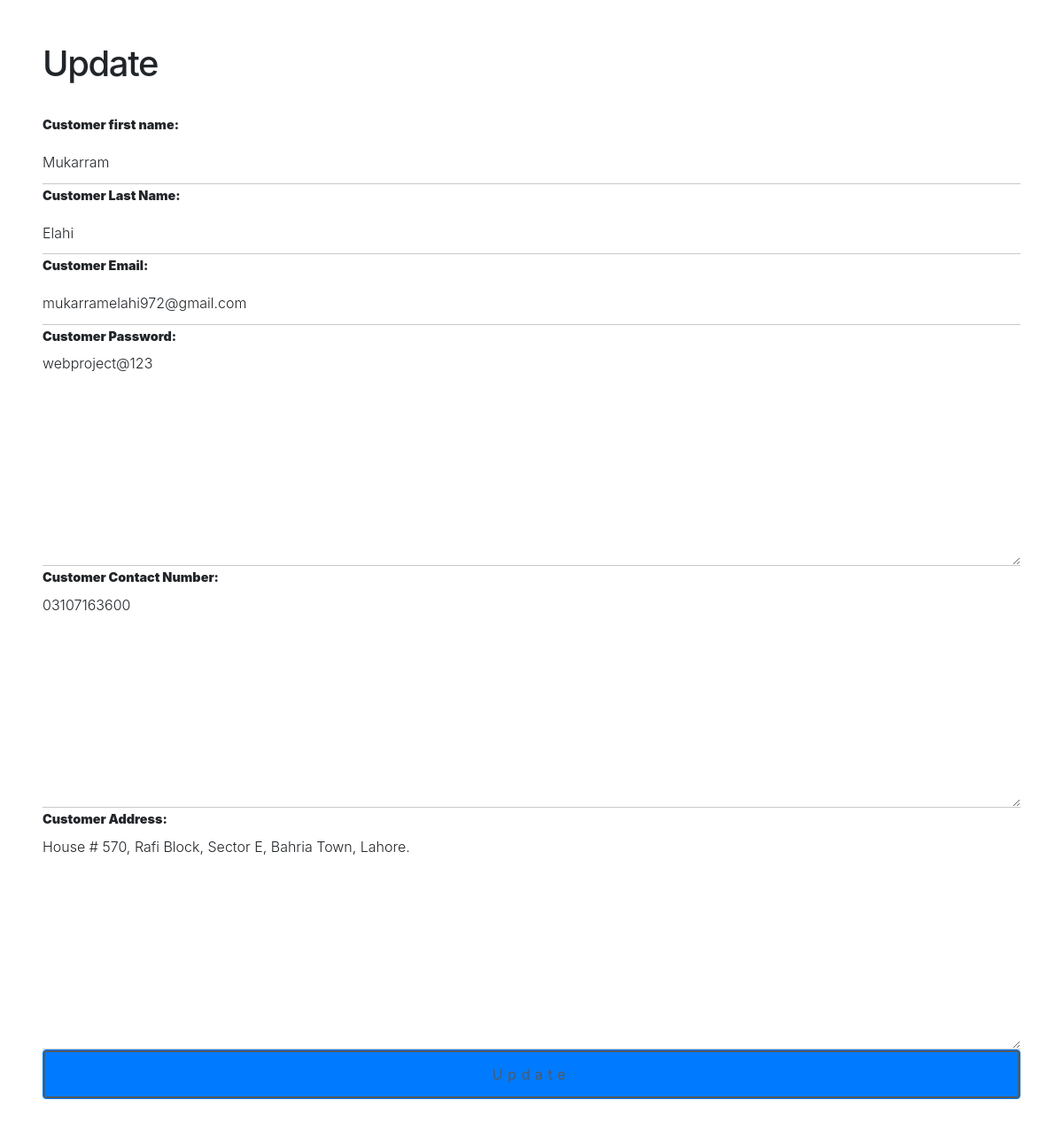
Page /CustomerUpdate/2 on the committed database.
### accounts/models.py (models this page shows, shortened)
class Customer(models.Model):
    Customer_first_name=models.CharField(max_length=50)
    Customer_Last_Name=models.CharField(max_length=50)
    Customer_Email=models.EmailField()
    Customer_Password=models.TextField(max_length=20)
    Customer_Contact_Number=models.TextField(max_length=15)
    Customer_Address=models.TextField(max_length=500, null= True)

### accounts/views.py (the view)
# urls.py: path('CustomerUpdate/<str:pk>', views.CustomerUpdate, name=("CustomerUpdate")),
def CustomerUpdate(request, pk):
    order=  Customer.objects.get(id=pk)
    form= CustomerUpdateForm(instance=order)
    if request.method == 'POST':
        form= CustomerUpdateForm(request.POST, instance= order)
        if form.is_valid:
            form.save()
            return redirect('/CustomerInfo/')
    context= {'form': form}
    return render(request, 'accounts/CustomerUpdate.html',context)

### accounts/forms.py
class CustomerUpdateForm(ModelForm):
    class Meta:
        model = Customer
        fields = '__all__'

### accounts/templates/accounts/CustomerUpdate.html (shortened to what this page needs)
{% load static %}
<!doctype html>
<html lang="en">
  <head>
		<link rel="stylesheet" href="{% static 'accounts/bootstrap/css/bootstrap.min.css' %}" />
		<link rel="stylesheet" href="{% static 'accounts/css/main.css' %}" />
    <link href="https://cdn.jsdelivr.net/npm/bootstrap@5.0.1/dist/css/bootstrap.min.css" rel="stylesheet">
    <link rel="stylesheet" href="https://stackpath.bootstrapcdn.com/bootstrap/4.3.1/css/bootstrap.min.css">
  </head>
  <body>
            <form class="bg-white  rounded-5 shadow-5-strong p-5 "id="contact" action="" method="POST">
                    <h1>Update</h1><br>
                    {{form}}
                    <fieldset>
                    <button type="submit" id="form-submit" class="btn btn-primary btn-block">Update</button>
                    </fieldset>
                </form>
        </body>
</html>

### accounts/static/accounts/css/main.css (style rules this page uses)
html, body, div, span, applet, object, iframe, h1, h2, h3, h4, h5, h6, p, blockquote, pre, a, abbr, acronym, address, big, cite, code, del, dfn, em, img, ins, kbd, q, s, samp, small, strike, strong, sub, sup, tt, var, b, u, i, center, dl, dt, dd, ol, ul, li, fieldset, form, label, legend, table, caption, tbody, tfoot, thead, tr, th, td, article, aside, canvas, details, embed, figure, figcaption, footer, header, hgroup, menu, nav, output, ruby, section, summary, time, mark, audio, video { margin: 0; padding: 0; border: 0; font-size: 100%; font: inherit; vertical-align: baseline; }
body { line-height: 1; }
body { -webkit-text-size-adjust: none; }
input, select, textarea { -moz-appearance: none; -webkit-appearance: none; -ms-appearance: none; appearance: none; }
body { -ms-overflow-style: scrollbar; }
html { box-sizing: border-box; }
*, *:before, *:after { box-sizing: inherit; }
body { background: #ffffff; }
body, input, select, textarea { color: #585858; font-family: "Source Sans Pro", Helvetica, sans-serif; font-size: 16pt; font-weight: 300; line-height: 1.75; }
@media screen and (max-width: 1680px) { body, input, select, textarea { font-size: 14pt; } }
@media screen and (max-width: 1280px) { body, input, select, textarea { font-size: 12pt; } }
h1 { font-size: 2.75em; font-weight: 700; line-height: 1.3; margin: 0 0 1em 0; letter-spacing: -0.035em; }
form { margin: 0 0 2em 0; overflow-x: hidden; }
form > :last-child { margin-bottom: 0; }
label { display: block; font-size: 0.9em; font-weight: 900; margin: 0 0 1em 0; }
input[type="text"], input[type="password"], input[type="email"], input[type="tel"], select, textarea { -moz-appearance: none; -webkit-appearance: none; -ms-appearance: none; appearance: none; background-color: transparent; border: none; border-radius: 0; border-bottom: solid 1px #c9c9c9; color: inherit; display: block; outline: 0; padding: 0; text-decoration: none; width: 100%; }
input[type="text"], input[type="password"], input[type="email"], select { height: 3em; }
textarea { padding: 0; min-height: 3.75em; }
input[type="submit"], input[type="reset"], input[type="button"], button, .button { -moz-appearance: none; -webkit-appearance: none; -ms-appearance: none; appearance: none; -moz-transition: background-color 0.2s ease-in-out, color 0.2s ease-in-out, box-shadow 0.2s ease-in-out; -webkit-transition: background-color 0.2s ease-in-out, color 0.2s ease-in-out, box-shadow 0.2s ease-in-out; -ms-transition: background-color 0.2s ease-in-out, color 0.2s ease-in-out, box-shadow 0.2s ease-in-out; transition: background-color 0.2s ease-in-out, color 0.2s ease-in-out, box-shadow 0.2s ease-in-out; background-color: transparent; border-radius: 4px; border: 0; box-shadow: inset 0 0 0 2px #585858; color: #585858 !important; cursor: pointer; display: inline-block; font-size: 0.8em; font-weight: 900; height: 3.5em; letter-spacing: 0.35em; line-height: 3.45em; overflow: hidden; padding: 0 1.25em 0 1.6em; text-align: center; text-decoration: none; text-overflow: ellipsis; text-transform: uppercase; white-space: nowrap; }

### rows in the picture
Customer: Customer_first_name "Mukarram", Customer_Last_Name "Elahi", Customer_Email "mukarramelahi972@gmail.com", Customer_Password "webproject@123", Customer_Contact_Number "03107163600", Customer_Address "House # 570, Rafi Block, Sector E, Bahria Town, Lahore."
